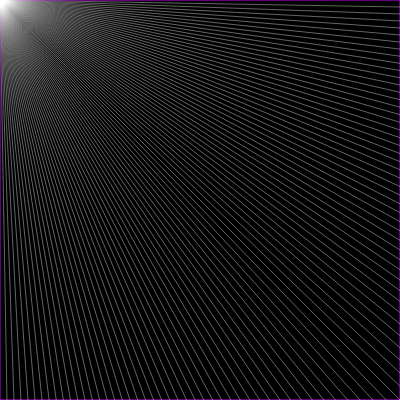
Frame 1 (no input)
Frame 60 (no input): identical to frame 1, image omitted
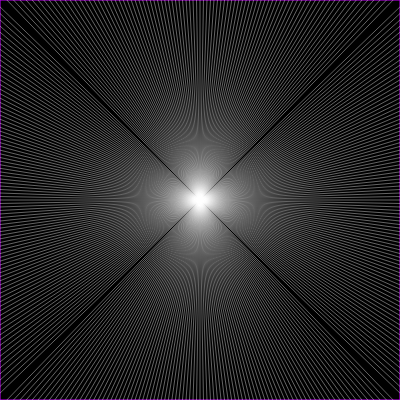
Frame 120 (the mouse pressed at the canvas centre since frame 60)

The p5.js sketch that drew these frames (run headless with seeded random() and noise() and a simulated clock; from frame 60 on, the mouse is pressed at the canvas centre):

// p5.js sketch
// ── sketch.js
let walls = [];
let particle;

let xoff = 0;
let yoff = 100000;

let complete = false;
let x1, x2;
let index;

function setup() {
  createCanvas(400, 400);

  // for (let i = 0; i < 5; i++) {
  //   let x1 = random(width);
  //   let x2 = random(width);
  //   let y1 = random(height);
  //   let y2 = random(height);
  //   walls[i] = new Boundary(x1, y1, x2, y2);
  // }

  walls.push(new Boundary(0, 0, width, 0));
  walls.push(new Boundary(width, 0, width, height));
  walls.push(new Boundary(width, height, 0, height));
  walls.push(new Boundary(0, height, 0, 0));
  index = walls.length - 1;

  particle = new Particle();
}

function mousePressed() {
  if (!complete) {
    x1 = mouseX;
    y1 = mouseY;
    if (x1 > 0 && x1 < width && y1 > 0 && y1 < height) {
      complete = true;
    }
  } else {
    walls.push(new Boundary(x1, y1, mouseX, mouseY));
    index++
    complete = false;
  }
}
function removeLast(){
  walls.pop();
}

function draw() {
  background(0);
  for (let wall of walls) {
    wall.show();
  }
  if(complete && mouseX > 0 && mouseX < width && mouseY > 0 && mouseY < height){
    line(x1, y1, mouseX, mouseY);
  }
  if (keyIsDown(BACKSPACE)) {
    walls = [];
    walls.push(new Boundary(0, 0, width, 0));
    walls.push(new Boundary(width, 0, width, height));
    walls.push(new Boundary(width, height, 0, height));
    walls.push(new Boundary(0, height, 0, 0));
  }

  // particle.update(noise(xoff)*width, noise(yoff)*height);
  // xoff += 0.01;
  // xoff += 0.01;
  particle.update(mouseX, mouseY);
  particle.show();
  particle.look(walls);
  // ray.show();
  // ray.lookAt(mouseX, mouseY);
  // let pt = ray.cast(wall);
  // if(pt){
  //   stroke(255);
  //   ellipse(pt.x, pt.y, 8, 8);
  // }
}

// ── boundary.js
class Boundary{
    constructor(x1, y1, x2, y2){
        this.a = createVector(x1, y1);
        this.b = createVector(x2, y2);
    }
    
    show(){
        stroke(200,0,255);
        line(this.a.x, this.a.y, this.b.x, this.b.y);
        stroke(255);
    }
}
// ── particle.js
class Particle{
    constructor(color){
        this.pos = createVector(width/2, height/2);
        this.rays = [];
        for (let i = 0; i < 360; i+=1) {
            this.rays.push(new Ray(this.pos, radians(i)));
        }
    }
    
    update(x, y){
        this.pos.set(x, y);
    }
    
    look(walls) {
        for (let ray of this.rays) {
            let closest = null;
            let record = Infinity;
            for (let wall of walls) {
                let pt = ray.cast(wall)
                if (pt) {
                    const d = p5.Vector.dist(this.pos, pt)
                    if (d < record) {
                        record = d;
                        closest = pt;
                    }
                }
            }
            if(closest){
                stroke(255, 100)
                line(this.pos.x, this.pos.y, closest.x, closest.y)
            }
        }
    }
    
    show(){
        fill(255);
        ellipse(this.pos.x, this.pos.y, 4);
        // for (let ray of this.rays) {
        //     ray.show()
        // }
    }
}
// ── ray.js
class Ray{
    constructor(pos, angle){
        this.pos = pos;
        this.dir = p5.Vector.fromAngle(angle);
    }
    
    lookAt(x,y){
        this.dir.x = x - this.pos.x;
        this.dir.y = y - this.pos.y;
        this.dir.normalize();
    }
    
    show(){
        stroke(255);
        push();
        translate(this.pos.x, this.pos.y);
        line(0, 0, this.dir.x * 10, this.dir.y * 10);
        pop();
    }
    
    cast(wall){
        // wall
        const x1 = wall.a.x;
        const y1 = wall.a.y;
        const x2 = wall.b.x;
        const y2 = wall.b.y;
        
        // ray
        const x3 = this.pos.x;
        const y3 = this.pos.y;
        const x4 = this.pos.x + this.dir.x;
        const y4 = this.pos.y + this.dir.y;
        
        // calc
        const den = (x1 - x2) * (y3 - y4) - (y1 - y2) * (x3 - x4);
        
        if(den == 0) return ;
        const t = ((x1 - x3) * (y3 - y4) - (y1 - y3) * (x3 - x4)) / den;
        const u = -((x1 - x2) * (y1 - y3) - (y1 - y2) * (x1 - x3)) / den;
        
        if (t > 0 && t < 1 && u > 0) {
            const pt = createVector();
            pt.x = x1 + t * (x2 - x1);
            pt.y = y1 + t * (y2 - y1);
            return pt;
        }
        else return;
        
        
        
    }
}
